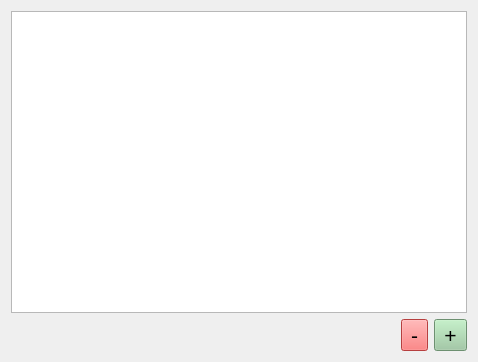
<?xml version="1.0" encoding="UTF-8"?>
<ui version="4.0">
 <class>StaffTabWidget</class>
 <widget class="QWidget" name="StaffTabWidget">
  <property name="geometry">
   <rect>
    <x>0</x>
    <y>0</y>
    <width>478</width>
    <height>362</height>
   </rect>
  </property>
  <property name="windowTitle">
   <string>Form</string>
  </property>
  <layout class="QVBoxLayout" name="verticalLayout">
   <item>
    <widget class="QTableView" name="tableView"/>
   </item>
   <item>
    <layout class="QHBoxLayout" name="horizontalLayout">
     <item>
      <spacer name="horizontalSpacer">
       <property name="orientation">
        <enum>Qt::Horizontal</enum>
       </property>
       <property name="sizeHint" stdset="0">
        <size>
         <width>40</width>
         <height>20</height>
        </size>
       </property>
      </spacer>
     </item>
     <item>
      <widget class="QToolButton" name="delete_staff_toolButton">
       <property name="palette">
        <palette>
         <active>
          <colorrole role="WindowText">
           <brush brushstyle="SolidPattern">
            <color alpha="255">
             <red>0</red>
             <green>0</green>
             <blue>0</blue>
            </color>
           </brush>
          </colorrole>
          <colorrole role="Button">
           <brush brushstyle="SolidPattern">
            <color alpha="255">
             <red>255</red>
             <green>88</green>
             <blue>88</blue>
            </color>
           </brush>
          </colorrole>
          <colorrole role="Light">
           <brush brushstyle="SolidPattern">
            <color alpha="255">
             <red>255</red>
             <green>216</green>
             <blue>216</blue>
            </color>
           </brush>
          </colorrole>
          <colorrole role="Midlight">
           <brush brushstyle="SolidPattern">
            <color alpha="255">
             <red>255</red>
             <green>152</green>
             <blue>152</blue>
            </color>
           </brush>
          </colorrole>
          <colorrole role="Dark">
           <brush brushstyle="SolidPattern">
            <color alpha="255">
             <red>127</red>
             <green>44</green>
             <blue>44</blue>
            </color>
           </brush>
          </colorrole>
          <colorrole role="Mid">
           <brush brushstyle="SolidPattern">
            <color alpha="255">
             <red>170</red>
             <green>58</green>
             <blue>58</blue>
            </color>
           </brush>
          </colorrole>
          <colorrole role="Text">
           <brush brushstyle="SolidPattern">
            <color alpha="255">
             <red>0</red>
             <green>0</green>
             <blue>0</blue>
            </color>
           </brush>
          </colorrole>
          <colorrole role="BrightText">
           <brush brushstyle="SolidPattern">
            <color alpha="255">
             <red>255</red>
             <green>255</green>
             <blue>255</blue>
            </color>
           </brush>
          </colorrole>
          <colorrole role="ButtonText">
           <brush brushstyle="SolidPattern">
            <color alpha="255">
             <red>0</red>
             <green>0</green>
             <blue>0</blue>
            </color>
           </brush>
          </colorrole>
          <colorrole role="Base">
           <brush brushstyle="SolidPattern">
            <color alpha="255">
             <red>255</red>
             <green>255</green>
             <blue>255</blue>
            </color>
           </brush>
          </colorrole>
          <colorrole role="Window">
           <brush brushstyle="SolidPattern">
            <color alpha="255">
             <red>255</red>
             <green>88</green>
             <blue>88</blue>
            </color>
           </brush>
          </colorrole>
          <colorrole role="Shadow">
           <brush brushstyle="SolidPattern">
            <color alpha="255">
             <red>0</red>
             <green>0</green>
             <blue>0</blue>
            </color>
           </brush>
          </colorrole>
          <colorrole role="AlternateBase">
           <brush brushstyle="SolidPattern">
            <color alpha="255">
             <red>255</red>
             <green>171</green>
             <blue>171</blue>
            </color>
           </brush>
          </colorrole>
          <colorrole role="ToolTipBase">
           <brush brushstyle="SolidPattern">
            <color alpha="255">
             <red>255</red>
             <green>255</green>
             <blue>220</blue>
            </color>
           </brush>
          </colorrole>
          <colorrole role="ToolTipText">
           <brush brushstyle="SolidPattern">
            <color alpha="255">
             <red>0</red>
             <green>0</green>
             <blue>0</blue>
            </color>
           </brush>
          </colorrole>
          <colorrole role="PlaceholderText">
           <brush brushstyle="SolidPattern">
            <color alpha="128">
             <red>0</red>
             <green>0</green>
             <blue>0</blue>
            </color>
           </brush>
          </colorrole>
         </active>
         <inactive>
          <colorrole role="WindowText">
           <brush brushstyle="SolidPattern">
            <color alpha="255">
             <red>0</red>
             <green>0</green>
             <blue>0</blue>
            </color>
           </brush>
          </colorrole>
          <colorrole role="Button">
           <brush brushstyle="SolidPattern">
            <color alpha="255">
             <red>255</red>
             <green>88</green>
             <blue>88</blue>
            </color>
           </brush>
          </colorrole>
          <colorrole role="Light">
           <brush brushstyle="SolidPattern">
            <color alpha="255">
             <red>255</red>
             <green>216</green>
             <blue>216</blue>
            </color>
           </brush>
          </colorrole>
          <colorrole role="Midlight">
           <brush brushstyle="SolidPattern">
            <color alpha="255">
             <red>255</red>
             <green>152</green>
             <blue>152</blue>
            </color>
           </brush>
          </colorrole>
          <colorrole role="Dark">
           <brush brushstyle="SolidPattern">
            <color alpha="255">
             <red>127</red>
             <green>44</green>
             <blue>44</blue>
            </color>
           </brush>
          </colorrole>
          <colorrole role="Mid">
           <brush brushstyle="SolidPattern">
            <color alpha="255">
             <red>170</red>
             <green>58</green>
             <blue>58</blue>
            </color>
           </brush>
          </colorrole>
          <colorrole role="Text">
           <brush brushstyle="SolidPattern">
            <color alpha="255">
             <red>0</red>
             <green>0</green>
             <blue>0</blue>
            </color>
           </brush>
          </colorrole>
          <colorrole role="BrightText">
           <brush brushstyle="SolidPattern">
            <color alpha="255">
             <red>255</red>
             <green>255</green>
             <blue>255</blue>
            </color>
           </brush>
          </colorrole>
          <colorrole role="ButtonText">
           <brush brushstyle="SolidPattern">
            <color alpha="255">
             <red>0</red>
             <green>0</green>
             <blue>0</blue>
            </color>
           </brush>
          </colorrole>
          <colorrole role="Base">
           <brush brushstyle="SolidPattern">
            <color alpha="255">
             <red>255</red>
             <green>255</green>
             <blue>255</blue>
            </color>
           </brush>
          </colorrole>
          <colorrole role="Window">
           <brush brushstyle="SolidPattern">
            <color alpha="255">
             <red>255</red>
             <green>88</green>
             <blue>88</blue>
            </color>
           </brush>
          </colorrole>
          <colorrole role="Shadow">
           <brush brushstyle="SolidPattern">
            <color alpha="255">
             <red>0</red>
             <green>0</green>
             <blue>0</blue>
            </color>
           </brush>
          </colorrole>
          <colorrole role="AlternateBase">
           <brush brushstyle="SolidPattern">
            <color alpha="255">
             <red>255</red>
             <green>171</green>
             <blue>171</blue>
            </color>
           </brush>
          </colorrole>
          <colorrole role="ToolTipBase">
           <brush brushstyle="SolidPattern">
            <color alpha="255">
             <red>255</red>
             <green>255</green>
             <blue>220</blue>
            </color>
           </brush>
          </colorrole>
          <colorrole role="ToolTipText">
           <brush brushstyle="SolidPattern">
            <color alpha="255">
             <red>0</red>
             <green>0</green>
             <blue>0</blue>
            </color>
           </brush>
          </colorrole>
          <colorrole role="PlaceholderText">
           <brush brushstyle="SolidPattern">
            <color alpha="128">
             <red>0</red>
             <green>0</green>
             <blue>0</blue>
            </color>
           </brush>
          </colorrole>
         </inactive>
         <disabled>
          <colorrole role="WindowText">
           <brush brushstyle="SolidPattern">
            <color alpha="255">
             <red>127</red>
             <green>44</green>
             <blue>44</blue>
            </color>
           </brush>
          </colorrole>
          <colorrole role="Button">
           <brush brushstyle="SolidPattern">
            <color alpha="255">
             <red>255</red>
             <green>88</green>
             <blue>88</blue>
            </color>
           </brush>
          </colorrole>
          <colorrole role="Light">
           <brush brushstyle="SolidPattern">
            <color alpha="255">
             <red>255</red>
             <green>216</green>
             <blue>216</blue>
            </color>
           </brush>
          </colorrole>
          <colorrole role="Midlight">
           <brush brushstyle="SolidPattern">
            <color alpha="255">
             <red>255</red>
             <green>152</green>
             <blue>152</blue>
            </color>
           </brush>
          </colorrole>
          <colorrole role="Dark">
           <brush brushstyle="SolidPattern">
            <color alpha="255">
             <red>127</red>
             <green>44</green>
             <blue>44</blue>
            </color>
           </brush>
          </colorrole>
          <colorrole role="Mid">
           <brush brushstyle="SolidPattern">
            <color alpha="255">
             <red>170</red>
             <green>58</green>
             <blue>58</blue>
            </color>
           </brush>
          </colorrole>
          <colorrole role="Text">
           <brush brushstyle="SolidPattern">
            <color alpha="255">
             <red>127</red>
             <green>44</green>
             <blue>44</blue>
            </color>
           </brush>
          </colorrole>
          <colorrole role="BrightText">
           <brush brushstyle="SolidPattern">
            <color alpha="255">
             <red>255</red>
             <green>255</green>
             <blue>255</blue>
            </color>
           </brush>
          </colorrole>
          <colorrole role="ButtonText">
           <brush brushstyle="SolidPattern">
            <color alpha="255">
             <red>127</red>
             <green>44</green>
             <blue>44</blue>
            </color>
           </brush>
          </colorrole>
          <colorrole role="Base">
           <brush brushstyle="SolidPattern">
            <color alpha="255">
             <red>255</red>
             <green>88</green>
             <blue>88</blue>
            </color>
           </brush>
          </colorrole>
          <colorrole role="Window">
           <brush brushstyle="SolidPattern">
            <color alpha="255">
             <red>255</red>
             <green>88</green>
             <blue>88</blue>
            </color>
           </brush>
          </colorrole>
          <colorrole role="Shadow">
           <brush brushstyle="SolidPattern">
            <color alpha="255">
             <red>0</red>
             <green>0</green>
             <blue>0</blue>
            </color>
           </brush>
          </colorrole>
          <colorrole role="AlternateBase">
           <brush brushstyle="SolidPattern">
            <color alpha="255">
             <red>255</red>
             <green>88</green>
             <blue>88</blue>
            </color>
           </brush>
          </colorrole>
          <colorrole role="ToolTipBase">
           <brush brushstyle="SolidPattern">
            <color alpha="255">
             <red>255</red>
             <green>255</green>
             <blue>220</blue>
            </color>
           </brush>
          </colorrole>
          <colorrole role="ToolTipText">
           <brush brushstyle="SolidPattern">
            <color alpha="255">
             <red>0</red>
             <green>0</green>
             <blue>0</blue>
            </color>
           </brush>
          </colorrole>
          <colorrole role="PlaceholderText">
           <brush brushstyle="SolidPattern">
            <color alpha="128">
             <red>0</red>
             <green>0</green>
             <blue>0</blue>
            </color>
           </brush>
          </colorrole>
         </disabled>
        </palette>
       </property>
       <property name="font">
        <font>
         <pointsize>16</pointsize>
        </font>
       </property>
       <property name="text">
        <string>-</string>
       </property>
      </widget>
     </item>
     <item>
      <widget class="QToolButton" name="add_staff_toolButton">
       <property name="palette">
        <palette>
         <active>
          <colorrole role="WindowText">
           <brush brushstyle="SolidPattern">
            <color alpha="255">
             <red>0</red>
             <green>0</green>
             <blue>0</blue>
            </color>
           </brush>
          </colorrole>
          <colorrole role="Button">
           <brush brushstyle="SolidPattern">
            <color alpha="255">
             <red>153</red>
             <green>201</green>
             <blue>158</blue>
            </color>
           </brush>
          </colorrole>
          <colorrole role="Light">
           <brush brushstyle="SolidPattern">
            <color alpha="255">
             <red>241</red>
             <green>255</green>
             <blue>243</blue>
            </color>
           </brush>
          </colorrole>
          <colorrole role="Midlight">
           <brush brushstyle="SolidPattern">
            <color alpha="255">
             <red>197</red>
             <green>228</green>
             <blue>200</blue>
            </color>
           </brush>
          </colorrole>
          <colorrole role="Dark">
           <brush brushstyle="SolidPattern">
            <color alpha="255">
             <red>76</red>
             <green>100</green>
             <blue>79</blue>
            </color>
           </brush>
          </colorrole>
          <colorrole role="Mid">
           <brush brushstyle="SolidPattern">
            <color alpha="255">
             <red>102</red>
             <green>134</green>
             <blue>105</blue>
            </color>
           </brush>
          </colorrole>
          <colorrole role="Text">
           <brush brushstyle="SolidPattern">
            <color alpha="255">
             <red>0</red>
             <green>0</green>
             <blue>0</blue>
            </color>
           </brush>
          </colorrole>
          <colorrole role="BrightText">
           <brush brushstyle="SolidPattern">
            <color alpha="255">
             <red>255</red>
             <green>255</green>
             <blue>255</blue>
            </color>
           </brush>
          </colorrole>
          <colorrole role="ButtonText">
           <brush brushstyle="SolidPattern">
            <color alpha="255">
             <red>0</red>
             <green>0</green>
             <blue>0</blue>
            </color>
           </brush>
          </colorrole>
          <colorrole role="Base">
           <brush brushstyle="SolidPattern">
            <color alpha="255">
             <red>255</red>
             <green>255</green>
             <blue>255</blue>
            </color>
           </brush>
          </colorrole>
          <colorrole role="Window">
           <brush brushstyle="SolidPattern">
            <color alpha="255">
             <red>153</red>
             <green>201</green>
             <blue>158</blue>
            </color>
           </brush>
          </colorrole>
          <colorrole role="Shadow">
           <brush brushstyle="SolidPattern">
            <color alpha="255">
             <red>0</red>
             <green>0</green>
             <blue>0</blue>
            </color>
           </brush>
          </colorrole>
          <colorrole role="AlternateBase">
           <brush brushstyle="SolidPattern">
            <color alpha="255">
             <red>204</red>
             <green>228</green>
             <blue>206</blue>
            </color>
           </brush>
          </colorrole>
          <colorrole role="ToolTipBase">
           <brush brushstyle="SolidPattern">
            <color alpha="255">
             <red>255</red>
             <green>255</green>
             <blue>220</blue>
            </color>
           </brush>
          </colorrole>
          <colorrole role="ToolTipText">
           <brush brushstyle="SolidPattern">
            <color alpha="255">
             <red>0</red>
             <green>0</green>
             <blue>0</blue>
            </color>
           </brush>
          </colorrole>
          <colorrole role="PlaceholderText">
           <brush brushstyle="SolidPattern">
            <color alpha="128">
             <red>0</red>
             <green>0</green>
             <blue>0</blue>
            </color>
           </brush>
          </colorrole>
         </active>
         <inactive>
          <colorrole role="WindowText">
           <brush brushstyle="SolidPattern">
            <color alpha="255">
             <red>0</red>
             <green>0</green>
             <blue>0</blue>
            </color>
           </brush>
          </colorrole>
          <colorrole role="Button">
           <brush brushstyle="SolidPattern">
            <color alpha="255">
             <red>153</red>
             <green>201</green>
             <blue>158</blue>
            </color>
           </brush>
          </colorrole>
          <colorrole role="Light">
           <brush brushstyle="SolidPattern">
            <color alpha="255">
             <red>241</red>
             <green>255</green>
             <blue>243</blue>
            </color>
           </brush>
          </colorrole>
          <colorrole role="Midlight">
           <brush brushstyle="SolidPattern">
            <color alpha="255">
             <red>197</red>
             <green>228</green>
             <blue>200</blue>
            </color>
           </brush>
          </colorrole>
          <colorrole role="Dark">
           <brush brushstyle="SolidPattern">
            <color alpha="255">
             <red>76</red>
             <green>100</green>
             <blue>79</blue>
            </color>
           </brush>
          </colorrole>
          <colorrole role="Mid">
           <brush brushstyle="SolidPattern">
            <color alpha="255">
             <red>102</red>
             <green>134</green>
             <blue>105</blue>
            </color>
           </brush>
          </colorrole>
          <colorrole role="Text">
           <brush brushstyle="SolidPattern">
            <color alpha="255">
             <red>0</red>
             <green>0</green>
             <blue>0</blue>
            </color>
           </brush>
          </colorrole>
          <colorrole role="BrightText">
           <brush brushstyle="SolidPattern">
            <color alpha="255">
             <red>255</red>
             <green>255</green>
             <blue>255</blue>
            </color>
           </brush>
          </colorrole>
          <colorrole role="ButtonText">
           <brush brushstyle="SolidPattern">
            <color alpha="255">
             <red>0</red>
             <green>0</green>
             <blue>0</blue>
            </color>
           </brush>
          </colorrole>
          <colorrole role="Base">
           <brush brushstyle="SolidPattern">
            <color alpha="255">
             <red>255</red>
             <green>255</green>
             <blue>255</blue>
            </color>
           </brush>
          </colorrole>
          <colorrole role="Window">
           <brush brushstyle="SolidPattern">
            <color alpha="255">
             <red>153</red>
             <green>201</green>
             <blue>158</blue>
            </color>
           </brush>
          </colorrole>
          <colorrole role="Shadow">
           <brush brushstyle="SolidPattern">
            <color alpha="255">
             <red>0</red>
             <green>0</green>
             <blue>0</blue>
            </color>
           </brush>
          </colorrole>
          <colorrole role="AlternateBase">
           <brush brushstyle="SolidPattern">
            <color alpha="255">
             <red>204</red>
             <green>228</green>
             <blue>206</blue>
            </color>
           </brush>
          </colorrole>
          <colorrole role="ToolTipBase">
           <brush brushstyle="SolidPattern">
            <color alpha="255">
             <red>255</red>
             <green>255</green>
             <blue>220</blue>
            </color>
           </brush>
          </colorrole>
          <colorrole role="ToolTipText">
           <brush brushstyle="SolidPattern">
            <color alpha="255">
             <red>0</red>
             <green>0</green>
             <blue>0</blue>
            </color>
           </brush>
          </colorrole>
          <colorrole role="PlaceholderText">
           <brush brushstyle="SolidPattern">
            <color alpha="128">
             <red>0</red>
             <green>0</green>
             <blue>0</blue>
            </color>
           </brush>
          </colorrole>
         </inactive>
         <disabled>
          <colorrole role="WindowText">
           <brush brushstyle="SolidPattern">
            <color alpha="255">
             <red>76</red>
             <green>100</green>
             <blue>79</blue>
            </color>
           </brush>
          </colorrole>
          <colorrole role="Button">
           <brush brushstyle="SolidPattern">
            <color alpha="255">
             <red>153</red>
             <green>201</green>
             <blue>158</blue>
            </color>
           </brush>
          </colorrole>
          <colorrole role="Light">
           <brush brushstyle="SolidPattern">
            <color alpha="255">
             <red>241</red>
             <green>255</green>
             <blue>243</blue>
            </color>
           </brush>
          </colorrole>
          <colorrole role="Midlight">
           <brush brushstyle="SolidPattern">
            <color alpha="255">
             <red>197</red>
             <green>228</green>
             <blue>200</blue>
            </color>
           </brush>
          </colorrole>
          <colorrole role="Dark">
           <brush brushstyle="SolidPattern">
            <color alpha="255">
             <red>76</red>
             <green>100</green>
             <blue>79</blue>
            </color>
           </brush>
          </colorrole>
          <colorrole role="Mid">
           <brush brushstyle="SolidPattern">
            <color alpha="255">
             <red>102</red>
             <green>134</green>
             <blue>105</blue>
            </color>
           </brush>
          </colorrole>
          <colorrole role="Text">
           <brush brushstyle="SolidPattern">
            <color alpha="255">
             <red>76</red>
             <green>100</green>
             <blue>79</blue>
            </color>
           </brush>
          </colorrole>
          <colorrole role="BrightText">
           <brush brushstyle="SolidPattern">
            <color alpha="255">
             <red>255</red>
             <green>255</green>
             <blue>255</blue>
            </color>
           </brush>
          </colorrole>
          <colorrole role="ButtonText">
           <brush brushstyle="SolidPattern">
            <color alpha="255">
             <red>76</red>
             <green>100</green>
             <blue>79</blue>
            </color>
           </brush>
          </colorrole>
          <colorrole role="Base">
           <brush brushstyle="SolidPattern">
            <color alpha="255">
             <red>153</red>
             <green>201</green>
             <blue>158</blue>
            </color>
           </brush>
          </colorrole>
          <colorrole role="Window">
           <brush brushstyle="SolidPattern">
            <color alpha="255">
             <red>153</red>
             <green>201</green>
             <blue>158</blue>
            </color>
           </brush>
          </colorrole>
          <colorrole role="Shadow">
           <brush brushstyle="SolidPattern">
            <color alpha="255">
             <red>0</red>
             <green>0</green>
             <blue>0</blue>
            </color>
           </brush>
          </colorrole>
          <colorrole role="AlternateBase">
           <brush brushstyle="SolidPattern">
            <color alpha="255">
             <red>153</red>
             <green>201</green>
             <blue>158</blue>
            </color>
           </brush>
          </colorrole>
          <colorrole role="ToolTipBase">
           <brush brushstyle="SolidPattern">
            <color alpha="255">
             <red>255</red>
             <green>255</green>
             <blue>220</blue>
            </color>
           </brush>
          </colorrole>
          <colorrole role="ToolTipText">
           <brush brushstyle="SolidPattern">
            <color alpha="255">
             <red>0</red>
             <green>0</green>
             <blue>0</blue>
            </color>
           </brush>
          </colorrole>
          <colorrole role="PlaceholderText">
           <brush brushstyle="SolidPattern">
            <color alpha="128">
             <red>0</red>
             <green>0</green>
             <blue>0</blue>
            </color>
           </brush>
          </colorrole>
         </disabled>
        </palette>
       </property>
       <property name="font">
        <font>
         <pointsize>16</pointsize>
        </font>
       </property>
       <property name="text">
        <string>+</string>
       </property>
      </widget>
     </item>
    </layout>
   </item>
  </layout>
 </widget>
 <resources/>
 <connections/>
</ui>
